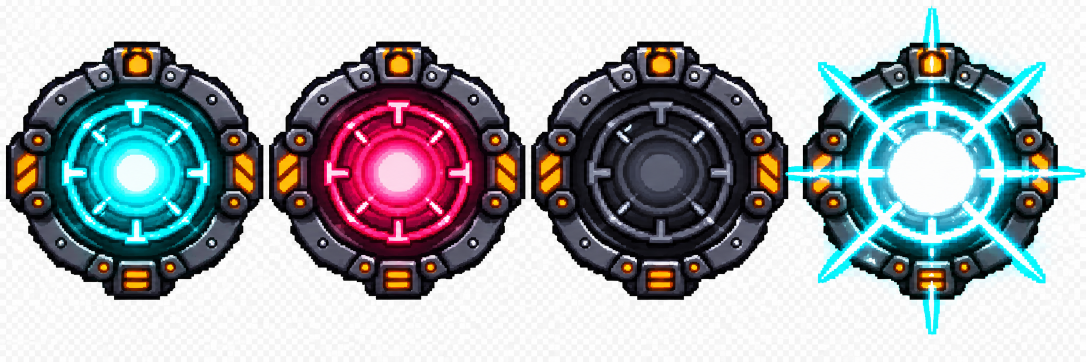
#> input picture assets/Barras/skill.png, 2172 x 724 px (shown at 1/2 size)
$ python build_temporal_lens_assets.py
#> lines starting #> are read from the running program, lines starting #| are printed output that depends on the picture
"""Build non-destructive HUD derivatives from the approved temporal lens sheet."""
from collections import deque
from pathlib import Path

from PIL import Image


ROOT = Path(__file__).resolve().parent
SOURCE = ROOT.parents[2] / "Barras" / "skill.png"
NEUTRAL_BOUNDS = (1055, 0, 1579, 724)


def is_baked_grid(pixel: tuple[int, int, int, int]) -> bool:
    red, green, blue, _alpha = pixel
    return min(red, green, blue) >= 235 and max(red, green, blue) - min(red, green, blue) <= 14


sheet = Image.open(SOURCE).convert("RGBA")
neutral = sheet.crop(NEUTRAL_BOUNDS)
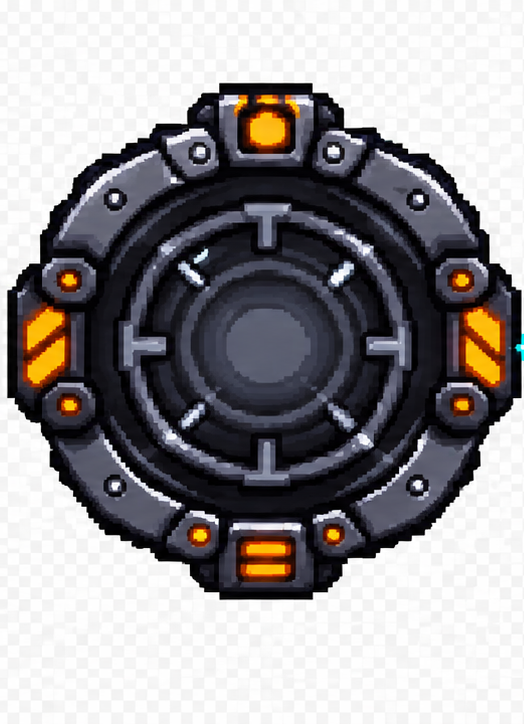
#> neutral: PIL image 524x724 RGBA; mean R, G, B, A 151.6, 148.7, 150.3, 255

# Remove only near-white pixels connected to the cell boundary. This strips the
# baked checkerboard while preserving enclosed highlights on the device.
pixels = neutral.load()
visited: set[tuple[int, int]] = set()
queue: deque[tuple[int, int]] = deque()
for x in range(neutral.width):
    queue.append((x, 0))
    queue.append((x, neutral.height - 1))
for y in range(neutral.height):
    queue.append((0, y))
    queue.append((neutral.width - 1, y))

while queue:
    x, y = queue.popleft()
    if (x, y) in visited or not (0 <= x < neutral.width and 0 <= y < neutral.height):
        continue
    if not is_baked_grid(pixels[x, y]):
        continue
    visited.add((x, y))
    red, green, blue, _alpha = pixels[x, y]
    pixels[x, y] = (red, green, blue, 0)
    queue.extend(((x - 1, y), (x + 1, y), (x, y - 1), (x, y + 1)))
#> this loop made 736396 passes
#> after the loop, visited = 183475 items

# The activation frame begins immediately after the neutral frame and one cyan
# ray crosses their boundary. The neutral device itself contains no cyan state
# lighting, so strip only those saturated cyan pixels from this cell.
for y in range(neutral.height):
    for x in range(neutral.width):
        red, green, blue, alpha = pixels[x, y]
        if alpha > 0 and blue > 150 and green > 110 and red < 100 and blue + green > red * 3:
            pixels[x, y] = (red, green, blue, 0)

alpha_box = neutral.getchannel("A").getbbox()
#> alpha_box = (6, 80, 524, 601)
if alpha_box is None:
    raise RuntimeError("Neutral temporal lens frame became empty")
padding = 6
isolated = neutral.crop(alpha_box)
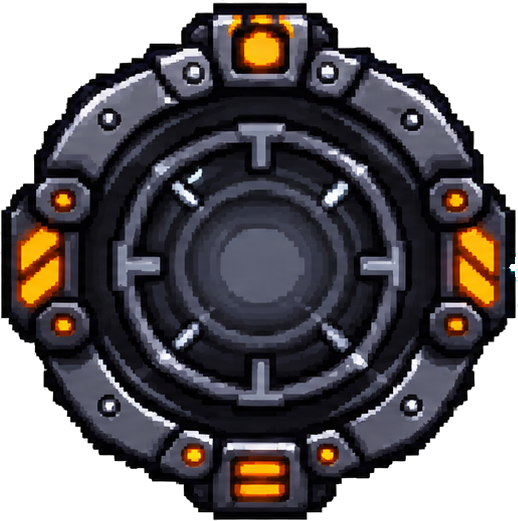
#> isolated: PIL image 518x521 RGBA; mean R, G, B, A 111.9, 108, 110.2, 185; transparent parts drawn white
result = Image.new("RGBA", (isolated.width + padding * 2, isolated.height + padding * 2))
#> result: PIL image 530x533 RGBA; every value is 0
result.alpha_composite(isolated, dest=(padding, padding))
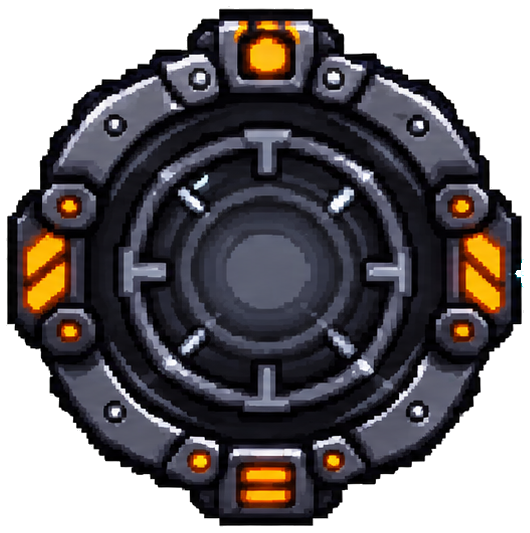
#> result: PIL image 530x533 RGBA; mean R, G, B, A 41.7, 37.8, 40, 176.8; transparent parts drawn white
result.save(ROOT / "temporal_lens_owned_neutral.png")

$ run again, with assets/Barras/barra de vida critica.png copied over assets/Barras/skill.png
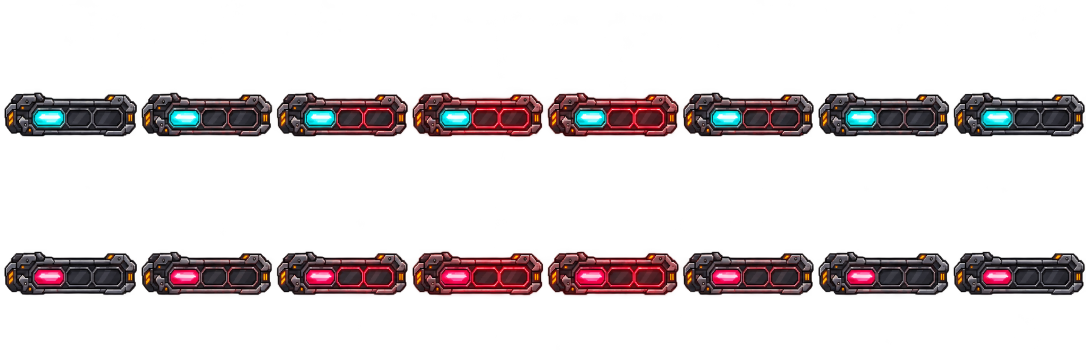
#> input picture assets/Barras/barra de vida critica.png, 2172 x 724 px (shown at 1/2 size)
#> sheet is the input picture: PIL image 2172x724 RGBA; mean R, G, B, A 19.5, 12.7, 13.7, 49.9
#> `neutral = sheet.crop(NEUTRAL_BOUNDS)`:
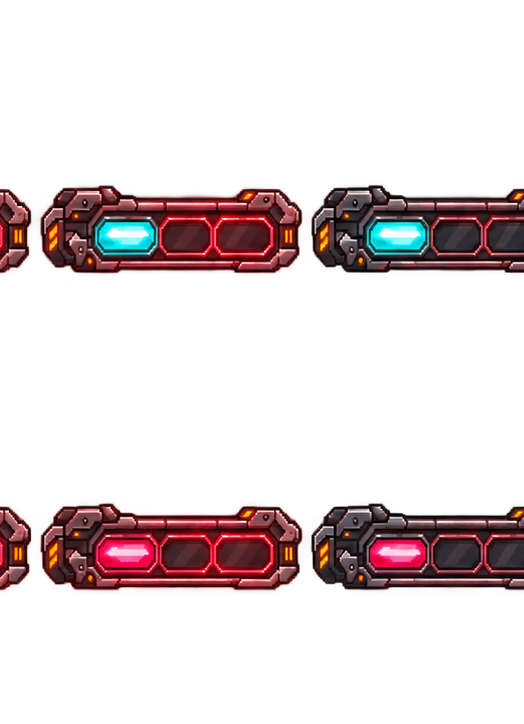
#> neutral: PIL image 524x724 RGBA; mean R, G, B, A 23.9, 11.9, 12.9, 49.8; transparent parts drawn white
#> after the loop `while queue:`: visited = 0 items
#> alpha_box = (0, 0, 524, 702)
#> `result.alpha_composite(isolated, dest=(padding, padding))`:
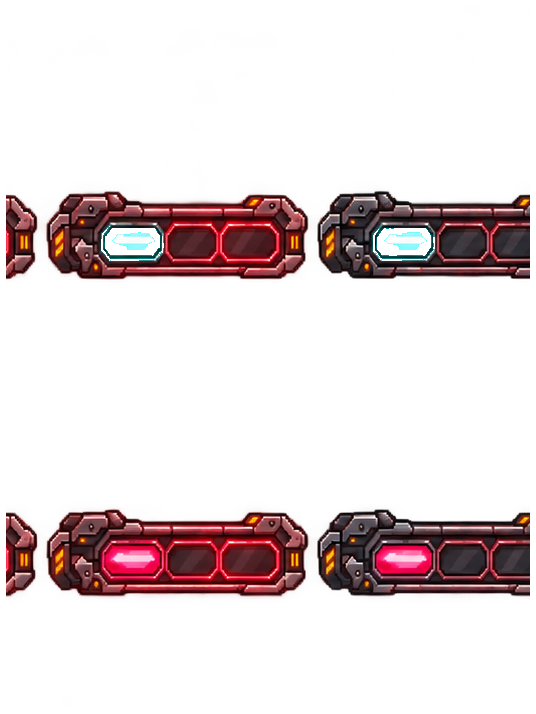
#> result: PIL image 536x714 RGBA; mean R, G, B, A 23.6, 10.6, 11.6, 48; transparent parts drawn white

$ run again, with assets/Barras/live point lost.png copied over assets/Barras/skill.png
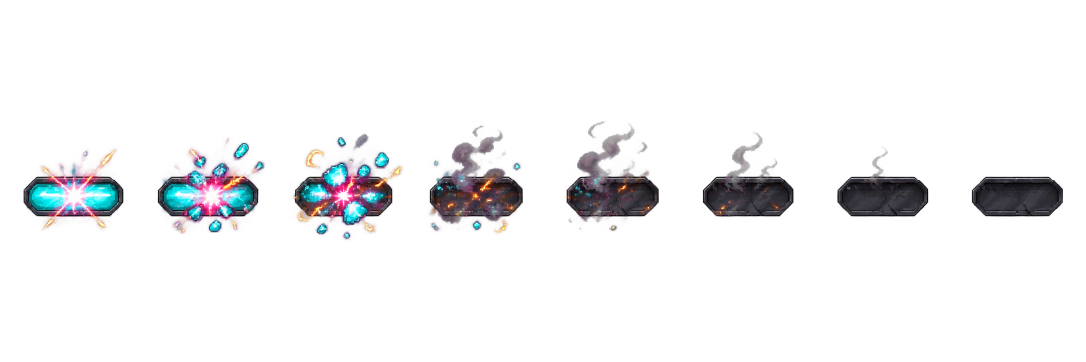
#> input picture assets/Barras/live point lost.png, 2172 x 724 px (shown at 1/2 size)
#> sheet is the input picture: PIL image 2172x724 RGBA; mean R, G, B, A 11.1, 10.6, 11.8, 21
#> `neutral = sheet.crop(NEUTRAL_BOUNDS)`:
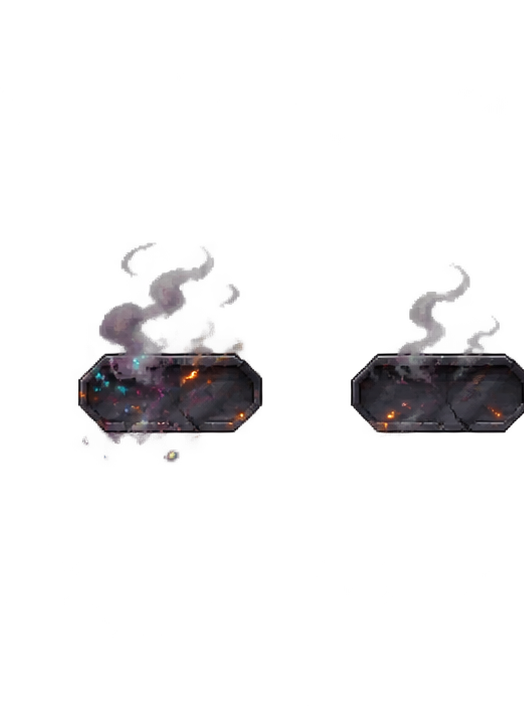
#> neutral: PIL image 524x724 RGBA; mean R, G, B, A 8.7, 7.7, 8.4, 20.8; transparent parts drawn white
#> after the loop `while queue:`: visited = 0 items
#> alpha_box = (0, 39, 524, 706)
#> `result.alpha_composite(isolated, dest=(padding, padding))`:
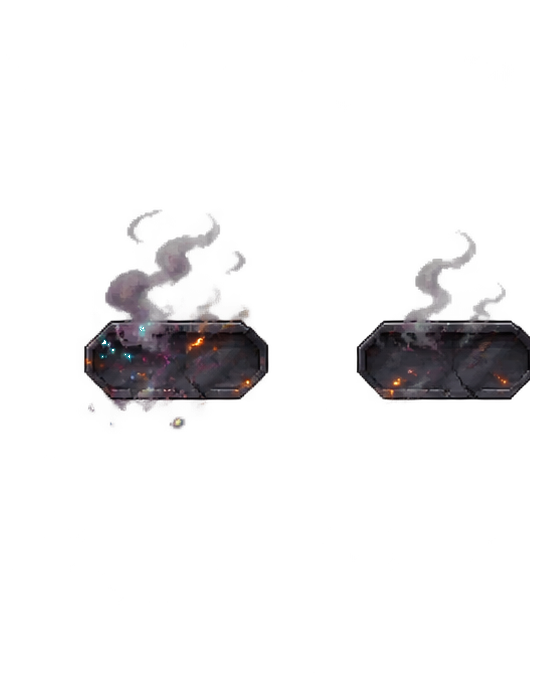
#> result: PIL image 536x679 RGBA; mean R, G, B, A 9, 8, 8.8, 21.7; transparent parts drawn white
